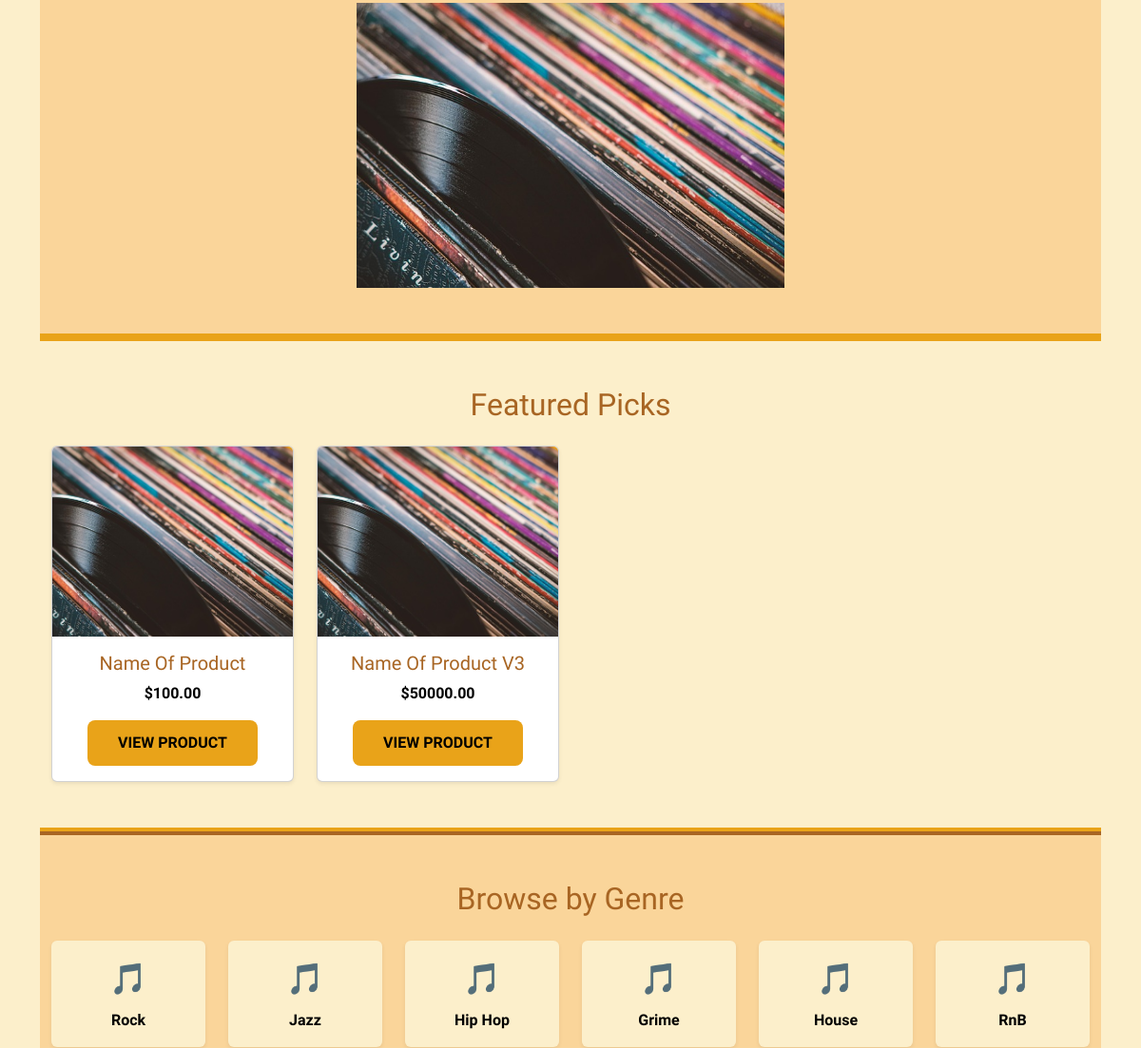
Before: / (middle part) with the older database file.
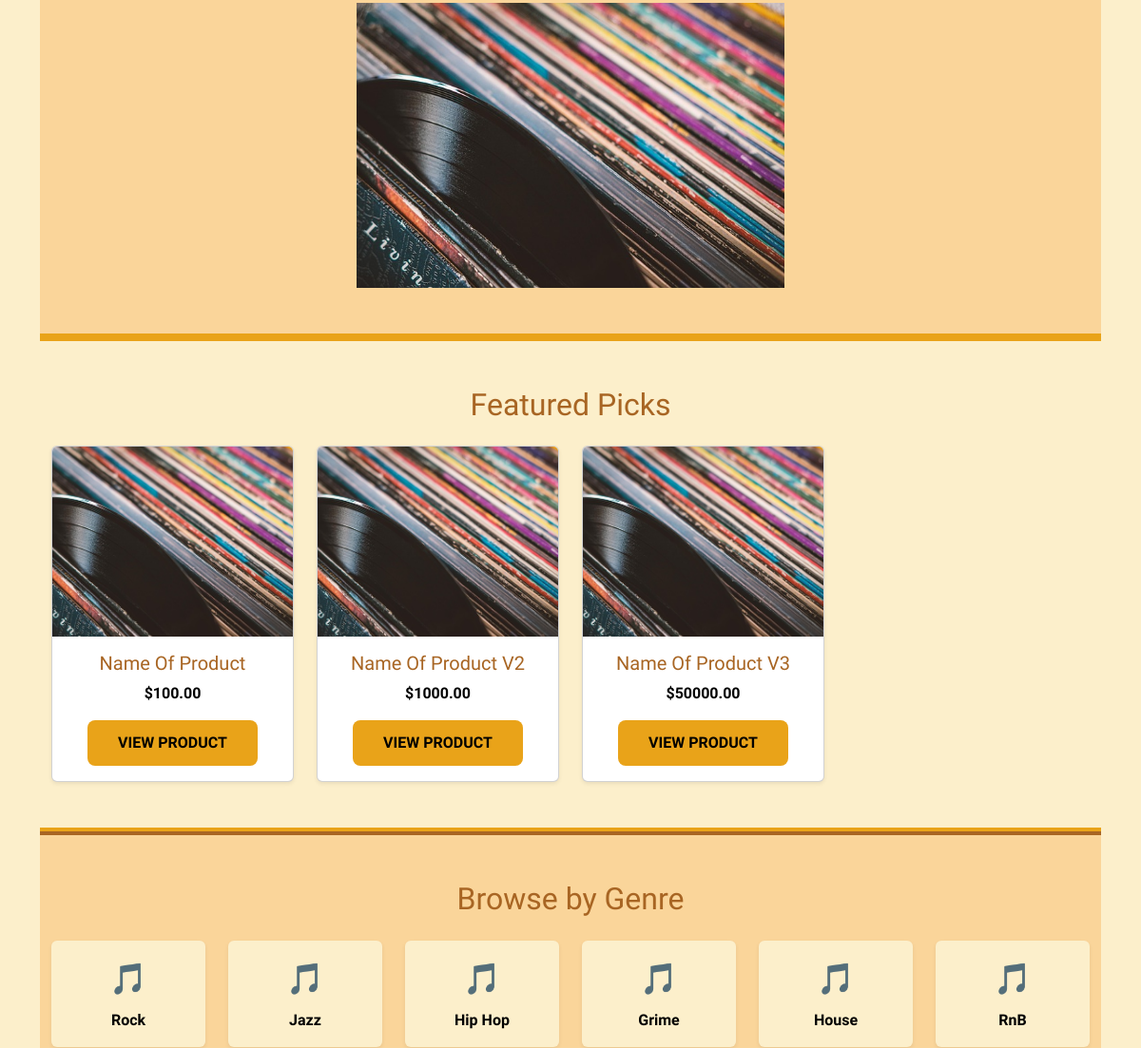
After: the same page with the newer database file.
### products/models.py (models this page shows, shortened)
class Product(models.Model):
    name = models.CharField(max_length=200)
    slug = models.SlugField(unique=True)
    category = models.ForeignKey(Category, on_delete=models.CASCADE, null=True, blank=True)
    description = models.TextField()
    genre = models.ForeignKey(Genre, on_delete=models.SET_NULL, null=True)
    media_type = models.ForeignKey(MediaType, on_delete=models.SET_NULL, null=True)
    price = models.DecimalField(max_digits=10, decimal_places=2)
    stock = models.PositiveIntegerField()
    is_featured = models.BooleanField(default=False)
    is_limited_edition = models.BooleanField(default=False)
    created_at = models.DateTimeField(auto_now_add=True)

class ProductImage(models.Model):
    product = models.ForeignKey(Product, on_delete=models.CASCADE, related_name='images')
    image = models.ImageField(upload_to='products/')
    is_main = models.BooleanField(default=False)

class Genre(models.Model):
    name = models.CharField(max_length=100)
    slug = models.SlugField(unique=True, null=True, blank=True)

### core/views.py (the view)
# urls.py: path('', views.home, name='home'),
def home(request):
    featured = Product.objects.filter(is_featured=True)[:4]
    genres = Genre.objects.all()
    media_types = MediaType.objects.all()
    return render(request, 'core/home.html', {
        'featured': featured,
        'genres': genres,
        'media_types': media_types,
    })

### templates/core/home.html (shortened to what this page needs)
{% extends 'base.html' %}
{% load static %}
{% block content %}
<section class="hero-section text-center py-5">
    <div class="container">
        <div class="mt-5">
            <img src="{% static 'images/vinyl-hero.jpg' %}" alt="Vinyl Stack" class="img-fluid" style="max-height: 300px;">
        </div>
    </div>
</section>
<section class="featured-section py-5">
    <div class="container">
        <h2 class="text-center mb-4">Featured Picks</h2>
        <div class="row g-4">
            {% for product in featured %}
            <div class="col-md-6 col-lg-3">
                <div class="card h-100 text-center shadow-sm">
                    <img src="{{ product.images.first.image.url|default:'/static/images/vinyl-hero.jpg' }}"
                        class="card-img-top" alt="{{ product.name }}">
                    <div class="card-body">
                        <h5 class="card-title">{{ product.name }}</h5>
                        <p class="card-text fw-bold">${{ product.price }}</p>
                        <a href="{{ product.get_absolute_url }}" class="btn btn-retro">View Product</a>
                    </div>
                </div>
            </div>
            {% endfor %}
        </div>
    </div>
</section>
<section class="category-section py-5">
    <div class="container">
        <h2 class="text-center mb-4">Browse by Genre</h2>
        <div class="row g-4 justify-content-center">
            {% for genre in genres %}
            <div class="col-6 col-md-4 col-lg-2">
                <a href="#" class="category-tile text-center p-3 d-block rounded shadow-sm">
                    <div class="category-icon mb-2">🎵</div>
                    <strong>{{ genre.name }}</strong>
                </a>
            </div>
            {% endfor %}
        </div>
    </div>
</section>
{% endblock %}

Changed rows visible on the page:
now on this page (row edited): Product: name "Name Of Product V2", price "1000.00"
